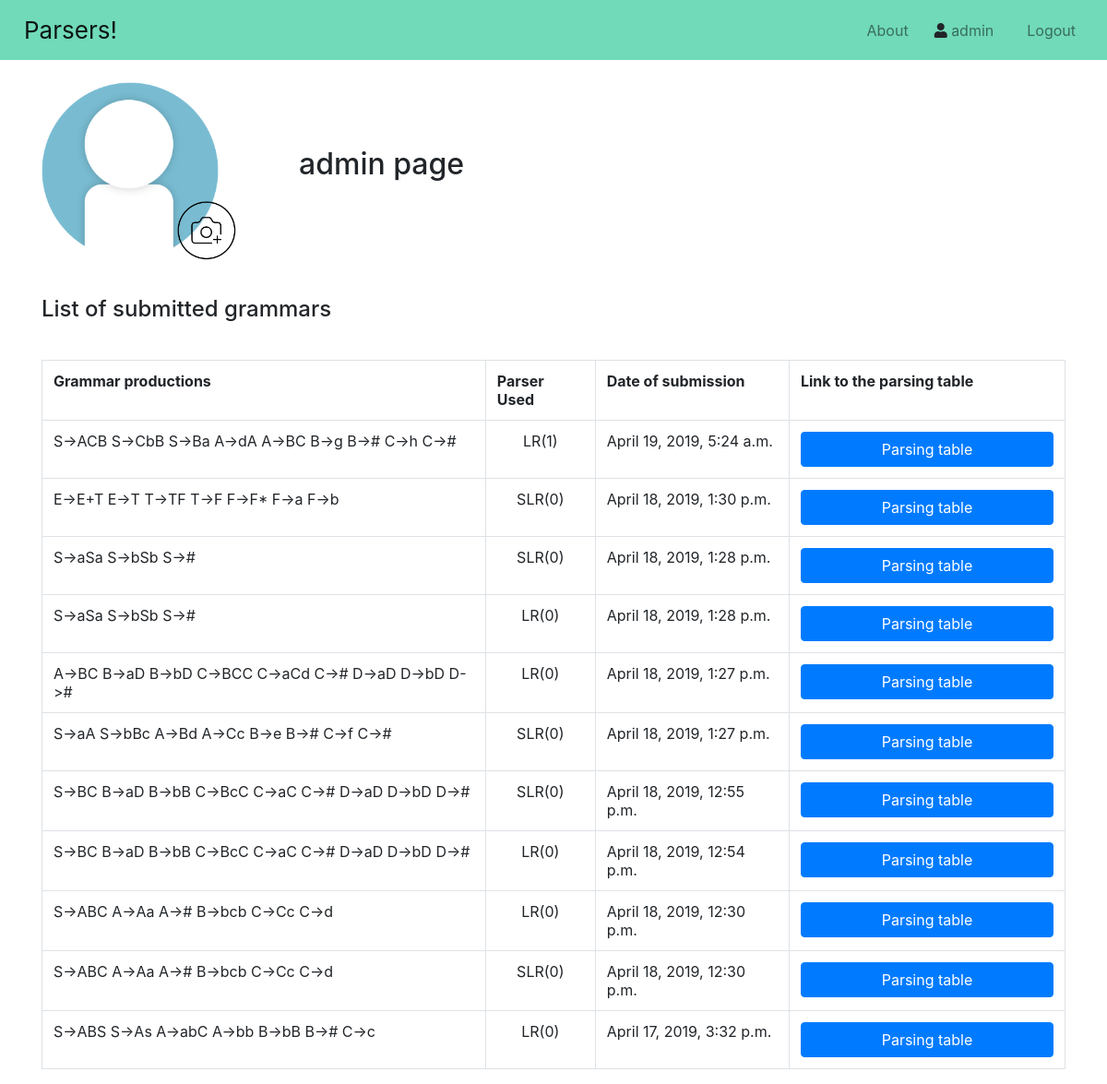
The page /user/ (signed in) on the database as committed earlier.
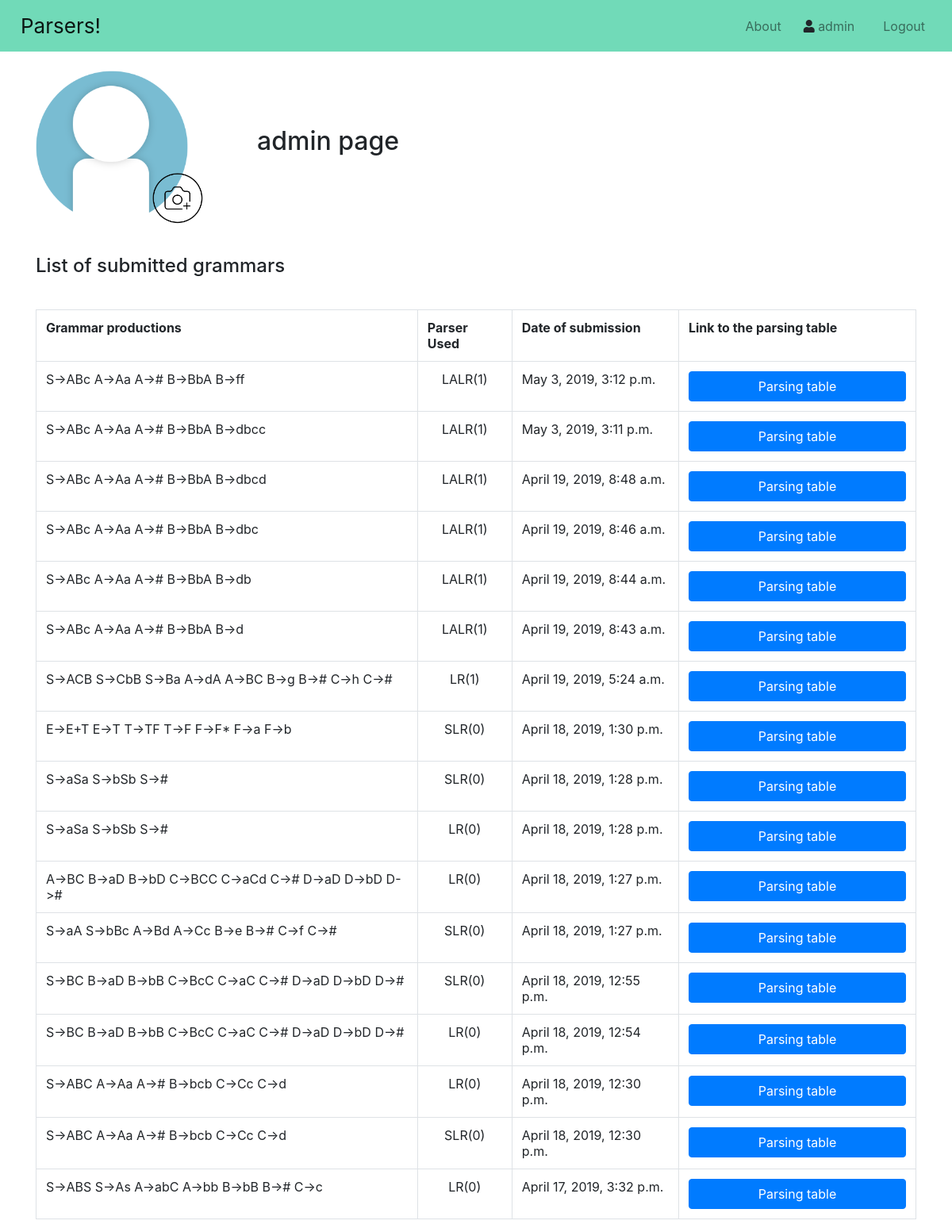
The same page on the database as committed later.
### main/models.py (models this page shows, shortened)
class Grammar(models.Model):
    grammar_productions = models.TextField()
    grammar_terminal_symbols = models.TextField()
    grammar_nonTerminal_symbols = models.TextField()
    grammar_first_set = models.TextField()
    grammar_follow_set = models.TextField()
    grammar_used_parser = models.CharField(max_length = 20)
    grammar_parsing_table_entries = models.TextField()
    grammar_user_submitter = models.ForeignKey(User, on_delete = models.CASCADE, blank = True, null = True)
    grammar_timestamp = models.DateTimeField('Date submitted', default = timezone.now())

### main/views.py (the view)
# urls.py: path("user/", views.user_page, name = "user"),
def user_page(request):
    grammars_to_show = []
    for grammar_entry in Grammar.objects.all():
        if (grammar_entry.grammar_user_submitter == request.user):
            grammars_to_show.append(grammar_entry)
    return(render(request = request, template_name = "main/user_page.html", context = {"grammars": grammars_to_show}))

### main/templates/main/user_page.html
{% extends "main/home.html" %}
{% load static %}
{% block content %}
    <div id="avatar_title_div">
        <div id="avatar_group">
            <img src="{% static 'img/default_avatar.png' %}" id="user_avatar">
            <img src="{% static 'img/upload_new_avatar.png' %}" id="upload_new_avatar">
        </div>
        <h2 id="user_page_title">{{user.username}} page</h2>
    </div>
    <br>
    <p><h4>List of submitted grammars</h4></p>
    <br>
    <table id="user_table" class="table table-bordered">
        <tr>
            <th>Grammar productions</th>
            <th>Parser Used</th>
            <th>Date of submission</th>
            <th>Link to the parsing table</th>
        </tr>
        {% for element in grammars reversed %}
            <tr>
                <td>{{ element.grammar_productions }}</td>
                {% if element.grammar_used_parser == "lr0" %}
                    <td style="text-align: center;">LR(0)</td>
                {% elif element.grammar_used_parser == "slr0" %}
                    <td style="text-align: center;">SLR(0)</td>
                {% elif element.grammar_used_parser == "lr1" %}
                    <td style="text-align: center;">LR(1)</td>
                {% elif element.grammar_used_parser == "lalr1" %}
                    <td style="text-align: center;">LALR(1)</td>
                {% elif element.grammar_used_parser == "ll1" %}
                    <td style="text-align: center;">LL(1)</td>
                {% endif %}
                <td>{{element.grammar_timestamp}}</td>
                <td><input class="btn btn-primary btn-user-page" value="Parsing table" onclick="window.location.href='/{{element.grammar_used_parser}}-parser/parsing-grammar-{{element.id}}/'"/></td>
            </tr>
        {% endfor %}
    </table>
{% endblock %}

### main/templates/main/home.html (shortened to what this page needs)
{% load static %}
<html lang="en">
<head>
    <link rel="stylesheet" href="https://stackpath.bootstrapcdn.com/bootstrap/4.3.1/css/bootstrap.min.css">
    <link rel="stylesheet" href="https://use.fontawesome.com/releases/v5.8.1/css/all.css">
    <link rel="stylesheet" type="text/css" href="{% static 'css/style.css' %}">
</head>
<body>
    {% include "main/includes/navbar.html" %}
    <div class="container">
        <br>
        {% block content %}
        {% endblock %}
    </div>
</body>

### main/templates/main/includes/navbar.html (shortened to what this page needs)
<nav class="navbar navbar-expand-lg navbar-light bg-light" id="my_navbar">
    <a class="navbar-brand" href="/">Parsers!</a>
    <div class="collapse navbar-collapse justify-content-end" id="navbarNav">
        <ul class="navbar-nav ml-auto">
            <li class="nav-item" id="nav_about_button">
                <a class="nav-link" href="/about">About</a>
            </li>
            {% if user.is_authenticated %}
                <li class="nav-item" id="nav_user_button">
                    <i class="fas fa-user" href="/user" id="user_icon"></i>
                    <a class="nav-link" href="/user" id="user_link">{{user.username}}</a>
                </li>
                <li class="nav-item" id="nav_logout_button">
                    <a class="nav-link" href="/logout">Logout</a>
                </li>
            {% endif %}
        </ul>
    </div>
</nav>

### main/static/css/style.css (style rules this page uses)
.navbar-brand { padding-left: 10px; font-size: 26px; }
.nav-item { padding-left: 10px; padding-right: 10px; }
.btn-user-page { width: -webkit-fill-available; height: inherit; cursor: pointer; }
#my_navbar { background-color: #71dab8 !important; }
#user_icon { display: inline-block; }
#user_link { display: inline-block; padding-left: 0; }
#avatar_group { display: inline; }
#user_avatar { height: 12rem; display: inline; }
#upload_new_avatar { height: 4rem; display: inline; z-index: 2; margin-left: -50px; margin-bottom: -130px; cursor: pointer; }
#user_page_title { display: inline; margin-left: 4rem; }

Rows that differ between the two databases and show on the page:
added Grammar: grammar_productions "S->ABc A->Aa A-># B->BbA B->ff", grammar_used_parser "LALR(1)", grammar_timestamp "May 3, 2019, 3:12 p.m."
added Grammar: grammar_productions "S->ABc A->Aa A-># B->BbA B->dbcc", grammar_used_parser "LALR(1)", grammar_timestamp "May 3, 2019, 3:11 p.m."
added Grammar: grammar_productions "S->ABc A->Aa A-># B->BbA B->dbcd", grammar_used_parser "LALR(1)", grammar_timestamp "April 19, 2019, 8:48 a.m."
added Grammar: grammar_productions "S->ABc A->Aa A-># B->BbA B->dbc", grammar_used_parser "LALR(1)", grammar_timestamp "April 19, 2019, 8:46 a.m."
added Grammar: grammar_productions "S->ABc A->Aa A-># B->BbA B->db", grammar_used_parser "LALR(1)", grammar_timestamp "April 19, 2019, 8:44 a.m."
added Grammar: grammar_productions "S->ABc A->Aa A-># B->BbA B->d", grammar_used_parser "LALR(1)", grammar_timestamp "April 19, 2019, 8:43 a.m."
